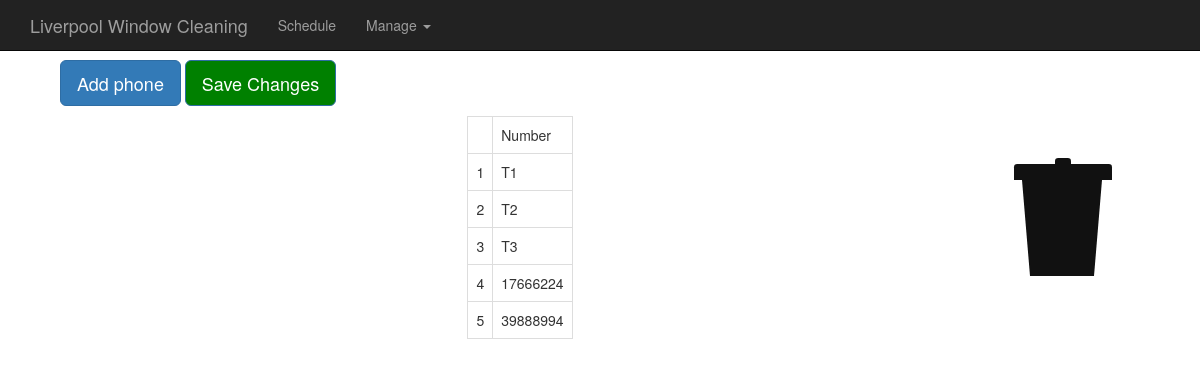
The page /phones on the database as committed earlier.
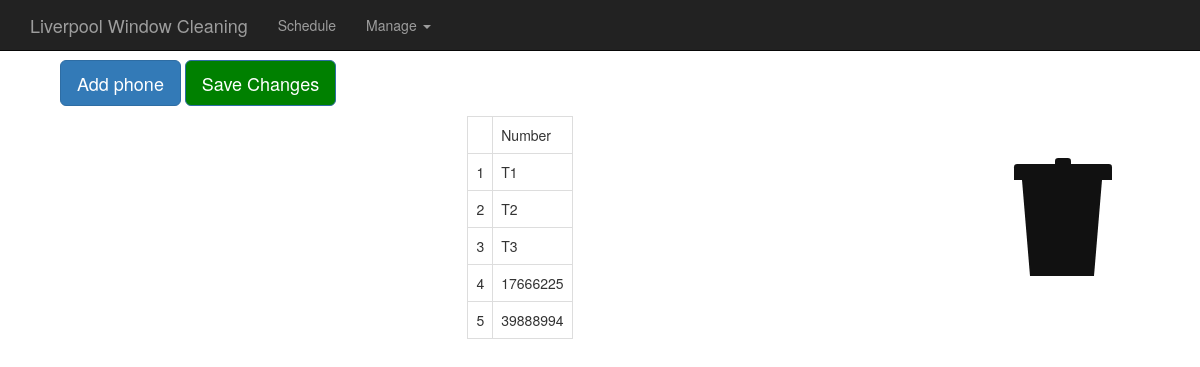
The same page on the database as committed later.
### daily/models.py (models this page shows, shortened)
class Phone(models.Model):
  number = models.CharField(max_length=10)

### daily/views.py (the view)
# urls.py: url(r'^phones', views.manage_phones, name='phones'),
def manage_phones(request):
  phones = Phone.objects.all()
  context = {'phones': phones}
  return render(request, 'daily/phones.html', context)

### daily/templates/daily/phones.html (shortened to what this page needs)
{% extends 'daily/base.html' %}
{% load static %}
{% block content %}
<div id="form-fields">
  <button type="button" class="btn btn-primary btn-lg"
    id="new-phone-button" onclick="addPhone()">Add phone</button>
  <button type="button" class="btn btn-primary btn-lg"
    id="save-button" onclick="updatePhones()">Save Changes</button>
</div>
<div class="h-box">
  <table class="table table-bordered" id="daily-table">
    <tbody>
      <tr>
        <td> </td>
        <td>Number</td>
      </tr>
      {% for phone in phones.all %}
      <tr class="phone">
        <td>{{ phone.id }}</td>
        <td class="phone-number-td">{{ phone.number }}</td>
      </tr>
      {% endfor %}
    </tbody>
  </table>
  <ol class='trash category_trash'>
    <li>
    <div class="lid"></div>
    <div class="lidcap"></div>
    <div class="bin"></div>
    </li>
  </ol>
</div>
      </body>
      {% endblock %}

Rows that differ between the two databases and show on the page:
changed Phone id 4: number "17666224" → "17666225"
